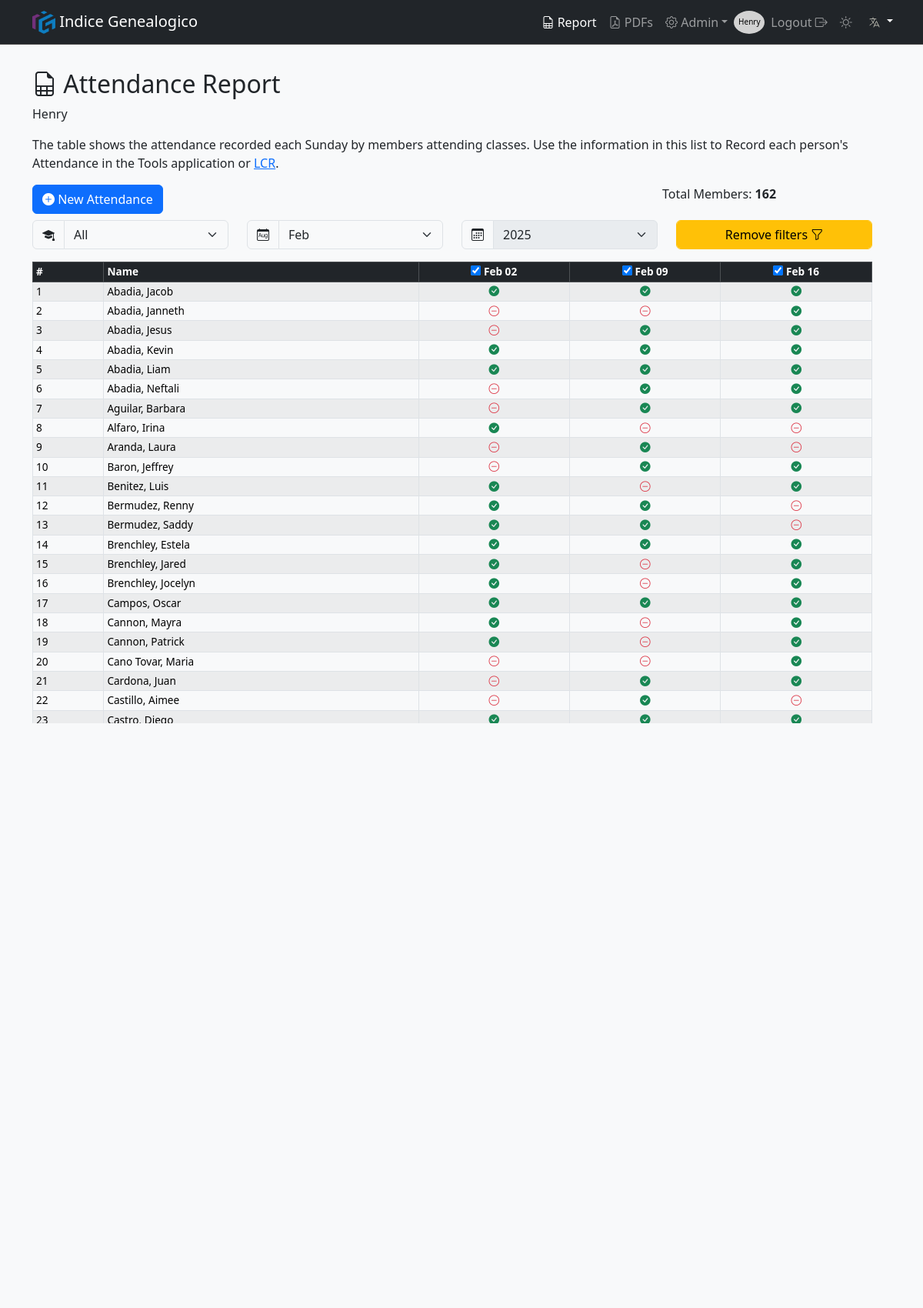
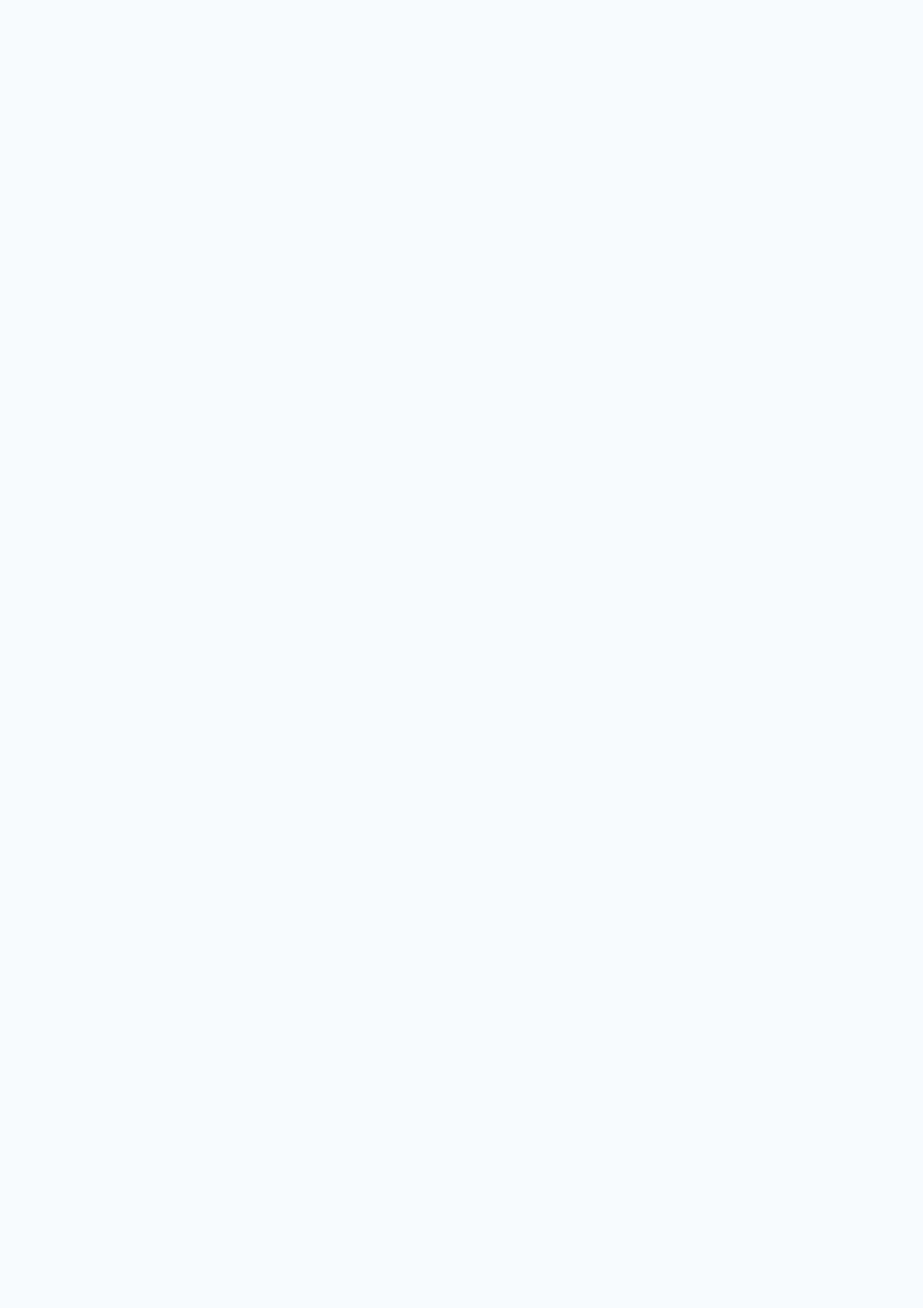
The page /attendance/report (signed in, upper part) on the database its author committed (2 pictures, top to bottom).
### models.py (models this page shows, shortened)
class Attendance(db.Model):
    __tablename__ = 'attendance'
    id                  = db.Column(db.Integer, primary_key=True)
    student_name        = db.Column(db.String(50), nullable=False)
    class_id            = db.Column(db.Integer, db.ForeignKey('classes.id'), nullable=False)
    class_code          = db.Column(db.String(5), nullable=True)
    sunday_date         = db.Column(db.Date, nullable=False)
    sunday_code         = db.Column(db.String(10), nullable=True)
    submit_date         = db.Column(db.DateTime, default=lambda: datetime.now(Config.MOUNTAIN_TZ), nullable=False)
    created_by          = db.Column(db.String(15), nullable=True)
    meeting_center_id   = db.Column(db.Integer, db.ForeignKey('meeting_center.id'), nullable=False)
    fix_name            = db.Column(db.Boolean, default=False) # Nuevo campo para definir si student_name necesita cambiar
    __table_args__ = (db.UniqueConstraint('student_name', 'sunday_date', 'meeting_center_id', 'class_id', name='unique_attendance'),)

### routes.py (the view, shortened to what this page needs)
@bp.route('/attendance/report')
@login_required
def attendance_report():
    meeting_center_id = get_meeting_center_id()
    if meeting_center_id == 'all':
        meeting_center_id = None  # No aplicar filtro
    current_year = datetime.now().year
    current_month = datetime.now().month
    selected_class = request.args.get('class', default='all')
    class_query = db.session.query(Classes).filter(Classes.is_active == True)
    if meeting_center_id is not None:
        class_query = class_query.filter(Classes.meeting_center_id == meeting_center_id)
    available_classes = class_query.order_by(Classes.class_name).filter(Classes.meeting_center_id == meeting_center_id).all()
    selected_year = request.args.get('year', type=int, default=current_year)
    selected_month = request.args.get('month', default=str(current_month))
    month_filter = []
    if selected_month == "all":
        month_filter = list(range(1, 13))  # Todos los meses
    elif selected_month.startswith("Q"):
        quarter_map = {"Q1": [1, 2, 3], "Q2": [4, 5, 6], "Q3": [7, 8, 9], "Q4": [10, 11, 12]}
        month_filter = quarter_map.get(selected_month, [])
    else:
        month_filter = [int(selected_month)]  # Mes específico
    year_query  = db.session.query(func.extract('year', Attendance.sunday_date)).distinct().order_by(func.extract('year', Attendance.sunday_date))
    month_query = db.session.query(func.extract('month', Attendance.sunday_date)).distinct().order_by(func.extract('month', Attendance.sunday_date))
    if meeting_center_id is not None:
        year_query  = year_query.filter(Attendance.meeting_center_id == meeting_center_id)
        month_query = month_query.filter(Attendance.meeting_center_id == meeting_center_id)
    available_years  = [y[0] for y in year_query.all() if y[0] is not None]
    available_months = [m[0] for m in month_query.all() if m[0] is not None]
    month_names      = [{"num": m, "name": _(datetime(2000, m, 1).strftime('%b'))} for m in available_months]
    query = db.session.query(Attendance.sunday_date).distinct().order_by(Attendance.sunday_date)
    if meeting_center_id is not None:
        query = query.filter(Attendance.meeting_center_id == meeting_center_id)
    query        = query.filter(extract('year', Attendance.sunday_date) == selected_year)
    query        = query.filter(extract('month', Attendance.sunday_date).in_(month_filter))
    sundays      = query.all()
    sunday_dates = [s[0] for s in sundays][-5:]  # Limitar a las últimas 5 semanas
    sunday_dates_formatted = [
        {"date": date, "formatted": format_date(date, format='MMM dd')}
        for date in sunday_dates
    ]
    attendance_query = db.session.query(Attendance).order_by(Attendance.student_name, Attendance.sunday_date)
    if meeting_center_id is not None:
        attendance_query = attendance_query.filter(Attendance.meeting_center_id == meeting_center_id)
    attendance_query = attendance_query.filter(extract('year', Attendance.sunday_date) == selected_year)
    attendance_query = attendance_query.filter(extract('month', Attendance.sunday_date).in_(month_filter))
    attendance_records = attendance_query.all()
    students = {}
    for record in attendance_records:
        if record.student_name not in students:
            students[record.student_name] = {date['date']: False for date in sunday_dates_formatted}
        students[record.student_name][record.sunday_date] = True
    total_miembros = len(students)
    if selected_month == "all" or selected_month not in ["Q1", "Q2", "Q3", "Q4"] + [str(m["num"]) for m in month_names]:
        selected_month = str(current_month)  # Asegurar que el select refleje el mes actual
    quarters_with_data = {
        "Q1": db.session.query(Attendance).filter(extract('month', Attendance.sunday_date).in_([1, 2, 3]),
            Attendance.meeting_center_id == meeting_center_id).count() > 0,
        "Q2": db.session.query(Attendance).filter(extract('month', Attendance.sunday_date).in_([4, 5, 6]),
            Attendance.meeting_center_id == meeting_center_id).count() > 0,
        "Q3": db.session.query(Attendance).filter(extract('month', Attendance.sunday_date).in_([7, 8, 9]),
            Attendance.meeting_center_id == meeting_center_id).count() > 0,
        "Q4": db.session.query(Attendance).filter(extract('month', Attendance.sunday_date).in_([10, 11, 12]),
            Attendance.meeting_center_id == meeting_center_id).count() > 0
    }
    return render_template(
        'attendance_report.html',
        students           = students ,
        dates              = sunday_dates_formatted ,
        available_years    = available_years ,
        available_months   = month_names ,
        selected_year      = selected_year ,
        selected_month     = selected_month ,
        total_miembros     = total_miembros ,
        quarters_with_data = quarters_with_data ,     # Pasar los trimestres con datos
        disable_month      = len(available_months)  == 1,
        disable_year       = len(available_years)   == 1,
        available_classes  = available_classes  # Pasar clases disponibles a la plantilla
    )

### app.py (called while the page is built)
def get_locale():
    lang = request.args.get('lang')
    if lang and lang in Config.LANGUAGES:
        session['lang'] = lang  # Guarda el idioma en la sesión
        return lang
    if 'lang' in session and session['lang'] in Config.LANGUAGES:
        return session['lang']
    return request.accept_languages.best_match(Config.LANGUAGES)

def create_app():
    app = Flask(__name__)
    app.config.from_object(Config)
    db.init_app(app)
    Migrate(app, db)
    babel = Babel(app, locale_selector=get_locale)
    app.register_blueprint(routes_blueprint)
    @app.context_processor
    def inject_utilities():
        return {
            'get_locale': get_locale,
            'format_datetime': format_datetime,  # Asegura que esté disponible en las plantillas
        }
    return app

### models.py (called while the page is built)
    @property
    def translated_name(self):
        return _(self.class_name)  # Devuelve el nombre traducido

### routes.py (called while the page is built)
@bp.before_request
def load_user():
    user_id = session.get('user_id')
    if user_id:
        g.user = User.query.get(user_id)  # Asumiendo que tienes un modelo `User`
    else:
        g.user = None

### utils.py (called while the page is built)
def login_required(f):
    @wraps(f)
    def decorated_function(*args, **kwargs):
        if g.user is None:  # Si el usuario no está autenticado
            next_url = request.url  # Guardamos la URL a la que intentaba acceder
            return redirect(url_for('routes.login', next=next_url))  # Pasamos 'next' como parámetro
        return f(*args, **kwargs)
    return decorated_function

def get_meeting_center_id():
    if session.get('role') == 'Owner':
        return session.get('meeting_center_id', 'all')  # 'all' si no está definido
    return session.get('meeting_center_id')  # Para otros roles

### templates/attendance_report.html (shortened to what this page needs)
{% extends "layout.html" %}
{% block pageTitle %}<i class="bi bi-file-earmark-spreadsheet"></i> {{ _('Attendance Report') }}{% endblock %}
{% block content %}
<div class="row">
    <div class="">
        <p class="mb-3">
            {{ _("The table shows the attendance recorded each Sunday by members attending classes. Use the information in
            this list to Record each person's Attendance in the Tools application or <a
            href='https://lcr.churchofjesuschrist.org/report/class-and-quorum-attendance/overview?lang=spa'>LCR</a>.") |
            safe }}
        </p>
    </div>
    <div class="d-flex justify-content-between">
        {% if session['role'] == 'Admin' or session['role'] == 'Owner' %}
        <div class="col-md-3 col-lg-3 mb-2">
            <a class="btn btn-primary col-auto" href="{{ url_for('routes.create_attendance') }}"><i class="bi bi-plus-circle-fill"></i> {{ _('New Attendance') }}</a>
        </div>
        {% endif %}
        <div class="col-md-3 col-lg-3"><p>{{ _('Total Members') }}: <b id="total-members">{{ total_miembros }}</b> </p></div>
    </div>
    <div class="col-md-3 mb-3">
        <div class="input-group">
            <span class="input-group-text"><i class="bi bi-mortarboard-fill"></i></span>
            <select id="class-select" class="form-select">
                <option value="all" >{{ _('All') }}</option>
            </select>
        </div>
    </div>
    <div class="col-md-3 mb-3">
        <div class="input-group">
            <span class="input-group-text"><i class="bi bi-calendar-month"></i></span>
            <select id="month-select" class="form-select">
                {% for month in available_months %}
                    <option value="{{ month['num'] }}" {% if selected_month == month['num']|string %}selected{% endif %}>
                        {{ month['name'] }}
                    </option>
                {% endfor %}
            </select>
        </div>
    </div>
    <div class="col-md-3 mb-3">
        <div class="input-group">
            <span class="input-group-text"><i class="bi bi-calendar3"></i></span>
            <select id="year-select" class="form-select" {% if disable_year %}disabled{% endif %}>
                {% for year in available_years %}
                <option value="{{ year }}" {% if year==selected_year %}selected{% endif %}>{{ year }}</option>
                {% endfor %}
            </select>
        </div>
    </div>
    <div class="col-md-3 mb-3">
        <div class="input-group">
            <button id="clear-filters" type="button" class="btn btn-warning form-control">
                {{ _('Remove filters') }} <i class="bi bi-funnel"></i>
            </button>
        </div>
    </div>
    <div id="report-container" class="table-responsive mb-4" style="max-height: 600px; overflow-y: auto;">
        {% include "partials/attendance_table.html" %}
    </div>
</div>
{% endblock %}

### templates/partials/attendance_table.html (shortened to what this page needs)
<table class="table table-bordered table-striped table-sm table-hover">
    <thead class="table-dark sticky-top">
      <tr>
        <th scope="col">#</th>
        <th class="text-start">{{ _('Name') }}</th>
        {% for date in dates %}
        <th class="text-center" data-column="{{ loop.index0 }}">
          <input type="checkbox" class="toggle-column" data-column="{{ loop.index0 }}" checked>
          {{ date['formatted'] }}
        </th>
        {% endfor %}
      </tr>
    </thead>
    <tbody>
      {% for student, attendance in students.items() %}
      <tr>
        <td scope="row">{{ loop.index }}</td>
        <td>{{ student }}</td>
        {% for date in dates %}
        <td class="text-center" data-column="{{ loop.index0 }}">
          {% if attendance[date['date']] %}
          <span class="text-success"><i class="bi bi-check-circle-fill"></i></span>
          {% else %}
          <span class="text-danger"><i class="bi bi-dash-circle"></i></span>
          {% endif %}
        </td>
        {% endfor %}
      </tr>
      {% endfor %}
    </tbody>
  </table>

### static/css/styles.css (style rules this page uses)
body { display: flex; min-height: 100vh; flex-direction: column; }
[data-bs-theme="light"] { --bs-body-bg: #f8f9fa; --bs-body-color: #212529; --bs-link-color: #0d6efd; --bs-border-color: #dee2e6; --bs-btn-bg: #e9ecef; --bs-btn-hover-bg: #d6d8db; }
table { font-size: 0.85rem; }
table th, table td { padding: 4px 8px; line-height: 1.2; vertical-align: middle; }
table th { font-weight: 600; }

### rows shown on the page
Attendance: student_name "Abadia, Jacob"
Attendance: student_name "Abadia, Janneth"
Attendance: student_name "Abadia, Jesus"
Attendance: student_name "Abadia, Kevin"
Attendance: student_name "Abadia, Liam"
Attendance: student_name "Abadia, Neftali"
Attendance: student_name "Aguilar, Barbara"
Attendance: student_name "Alfaro, Irina"
Attendance: student_name "Aranda, Laura"
Attendance: student_name "Baron, Jeffrey"
Attendance: student_name "Benitez, Luis"
Attendance: student_name "Bermudez, Renny"
Attendance: student_name "Bermudez, Saddy"
Attendance: student_name "Brenchley, Estela"
Attendance: student_name "Brenchley, Jared"
Attendance: student_name "Brenchley, Jocelyn"
Attendance: student_name "Campos, Oscar"
Attendance: student_name "Cannon, Mayra"
Attendance: student_name "Cannon, Patrick"
Attendance: student_name "Cano Tovar, Maria"
Attendance: student_name "Cardona, Juan"
Attendance: student_name "Castillo, Aimee"
Attendance: student_name "Castro, Diego"

### other values the page prints
{{ 'Admin' }} "Admin"
{{ session['user_name'] }} "Henry"
{{ total_miembros }} "162"
{{ date['formatted'] }} "Feb 02" "Feb 09" "Feb 16"
form field value "All"
form field value "Feb"
form field value "2025"
